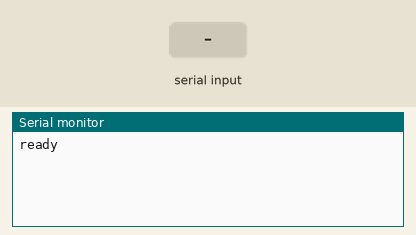
Simulated run of this sketch. Board: Arduino Uno, built with avr-gcc and run on an emulated ATmega328P. Shown: the last lines printed to the serial monitor. Inputs (shaded band) come from the test bench.

Above: at 2.2 s.
2.3 s: "1" received over Serial
At 2.7 s:
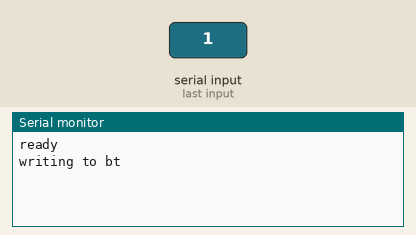
3.8 s: "1" received over the second serial link
At 4.2 s:
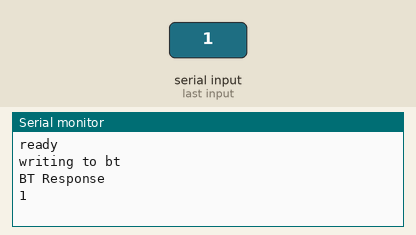
5.3 s: "0" received over the second serial link
At 6.6 s:
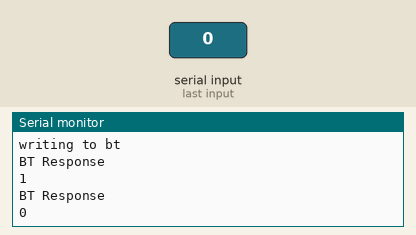

The sketch:

HC-06-SETNAME.ino
```cpp
/*
 * David Dold
 * JDDL Design, LLC
 *
 * HC-06 differs from an HC-05.  HC-06 are slave only devices, whereas HC-05 can be master or slave.
 * By default, no BT connection, an HC-06 device in AT mode @ 9600 baud between
 *
 * An HC-06 does not respond to "AT"
 *
 * The response from an HC-06 device for "AT+NAMEwhatever" is OKsetname
 *
 * LEDs flashing on the HC-06 indicate command mode, steady indicate a  BT connection.
 *
 * NOTE: If you maintain a BT connection, via a terminal session or mobile app, then the AT commands
 * will simply transmit to the connected device.
 *
 * The HC-06 spoc sheet calls for divided resistors and RX, I've never done it...
 *
 * TROUBLESHOOTING
 * If you are unable to get this to work, confirm your rx/tx pins are correct.  Confirm your wiring with a Serial BT Terminal.
 * On Android there are many to choose from.  Pair your HC-06 with your phone, then connect to the device via the BT terminal app,
 * LEDs on HC-06 go solid. Run this sketch.  Characters sent from the send textbox via the serial monitor or sent from the app,
 * echo on the opposing device.  If your characters do not appear, re-check your wiring (hint is tx/rx reversed?).
 *
 * If you are using seperate power supplies for your Arduino device -and- the HC-06, the grounds must be bonded.
 *
 * Setting baud rate is for the hardware connection between
 * processor pid and the HC-06 device.  BT connection is negotiated
 * between radios.

 */

#include <SoftwareSerial.h>

#define BLUETOOTH_TX 9
#define BLUETOOTH_RX 10
#define BAUDRATE 9600

SoftwareSerial bluetooth(BLUETOOTH_RX, BLUETOOTH_TX);

void setup()
{
  Serial.begin(BAUDRATE);
  Serial.println("ready");

  pinMode(BLUETOOTH_RX, INPUT);
  pinMode(BLUETOOTH_TX, OUTPUT);

  //setup bluetooth
  bluetooth.begin(BAUDRATE);
  bluetooth.flush();
  delay(1000);
  bluetooth.write("AT+NAMELifeMCP");
}

void loop()
{
  //optionally, send characters via the SerialMonitor, this can be commented out and the bluetooth.write in setup() works.
  //outbound to HC-06
  if(Serial.available())
  {
    Serial.println("writing to bt");
    while (Serial.available())
      bluetooth.write(char(Serial.read()));
  }

  //inbound from HC-O6
  if(bluetooth.available())
  {
    Serial.println("BT Response");
    while (bluetooth.available())
    {
      delay(3);
      Serial.print((char)bluetooth.read());
    }
    Serial.println();
  }
}
```

Measured:
- after the input at 2.3 s, the serial monitor: prints a new line at once (image 1)
- after the input at 3.8 s, the serial monitor: prints a new line at once (image 2)
- after the input at 5.3 s, the serial monitor: prints a new line at once (image 3)
